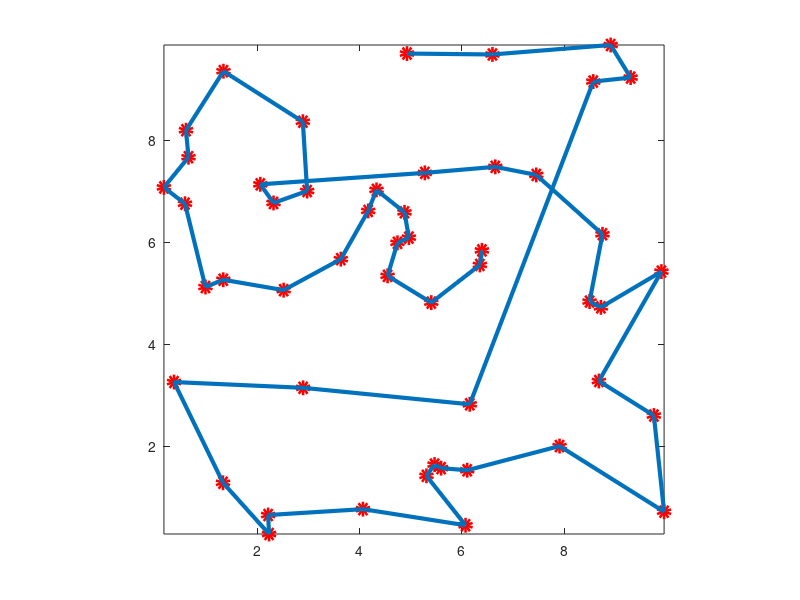

Recreate this plot in MATLAB.
clear; clf; hold on

NoH = 50
x = 10 * rand(NoH, 1)
y = 10 * rand(NoH, 1)
plot(x, y, 'ro', 'linewidth', 5)

flag = ones(NoH, 1);
xx(1) = x(1);
yy(1) = y(1);

flag(1) = -1;

ordering(1) = 1;

for k = 1 : NoH-1
  s = 10000;
  for i = 2 : NoH
    d = sqrt((x(i)-xx(k))^2 + (y(i)-yy(k))^2);
    if d < s && flag(i) > 0
      s = d;
      j = i;
    endif
  endfor
  ordering(k+1) = j;
  xx(k+1) = x(j);
  yy(k+1) = y(j);
  flag(j) = -1;
end

##xx(NoH+1) = x(1)
##yy(NoH+1) = y(1)

plot(xx, yy, 'linewidth', 3)

axis image

box on

ss = 0;

for i = 1 : NoH-1
  ss = ss + sqrt((xx(i+1)-xx(i))^2 + (yy(i+1)-yy(i))^2);
end

ss = ss + sqrt((xx(i+1)-xx(i))^2 + (yy(i+1)-yy(i))^2)
